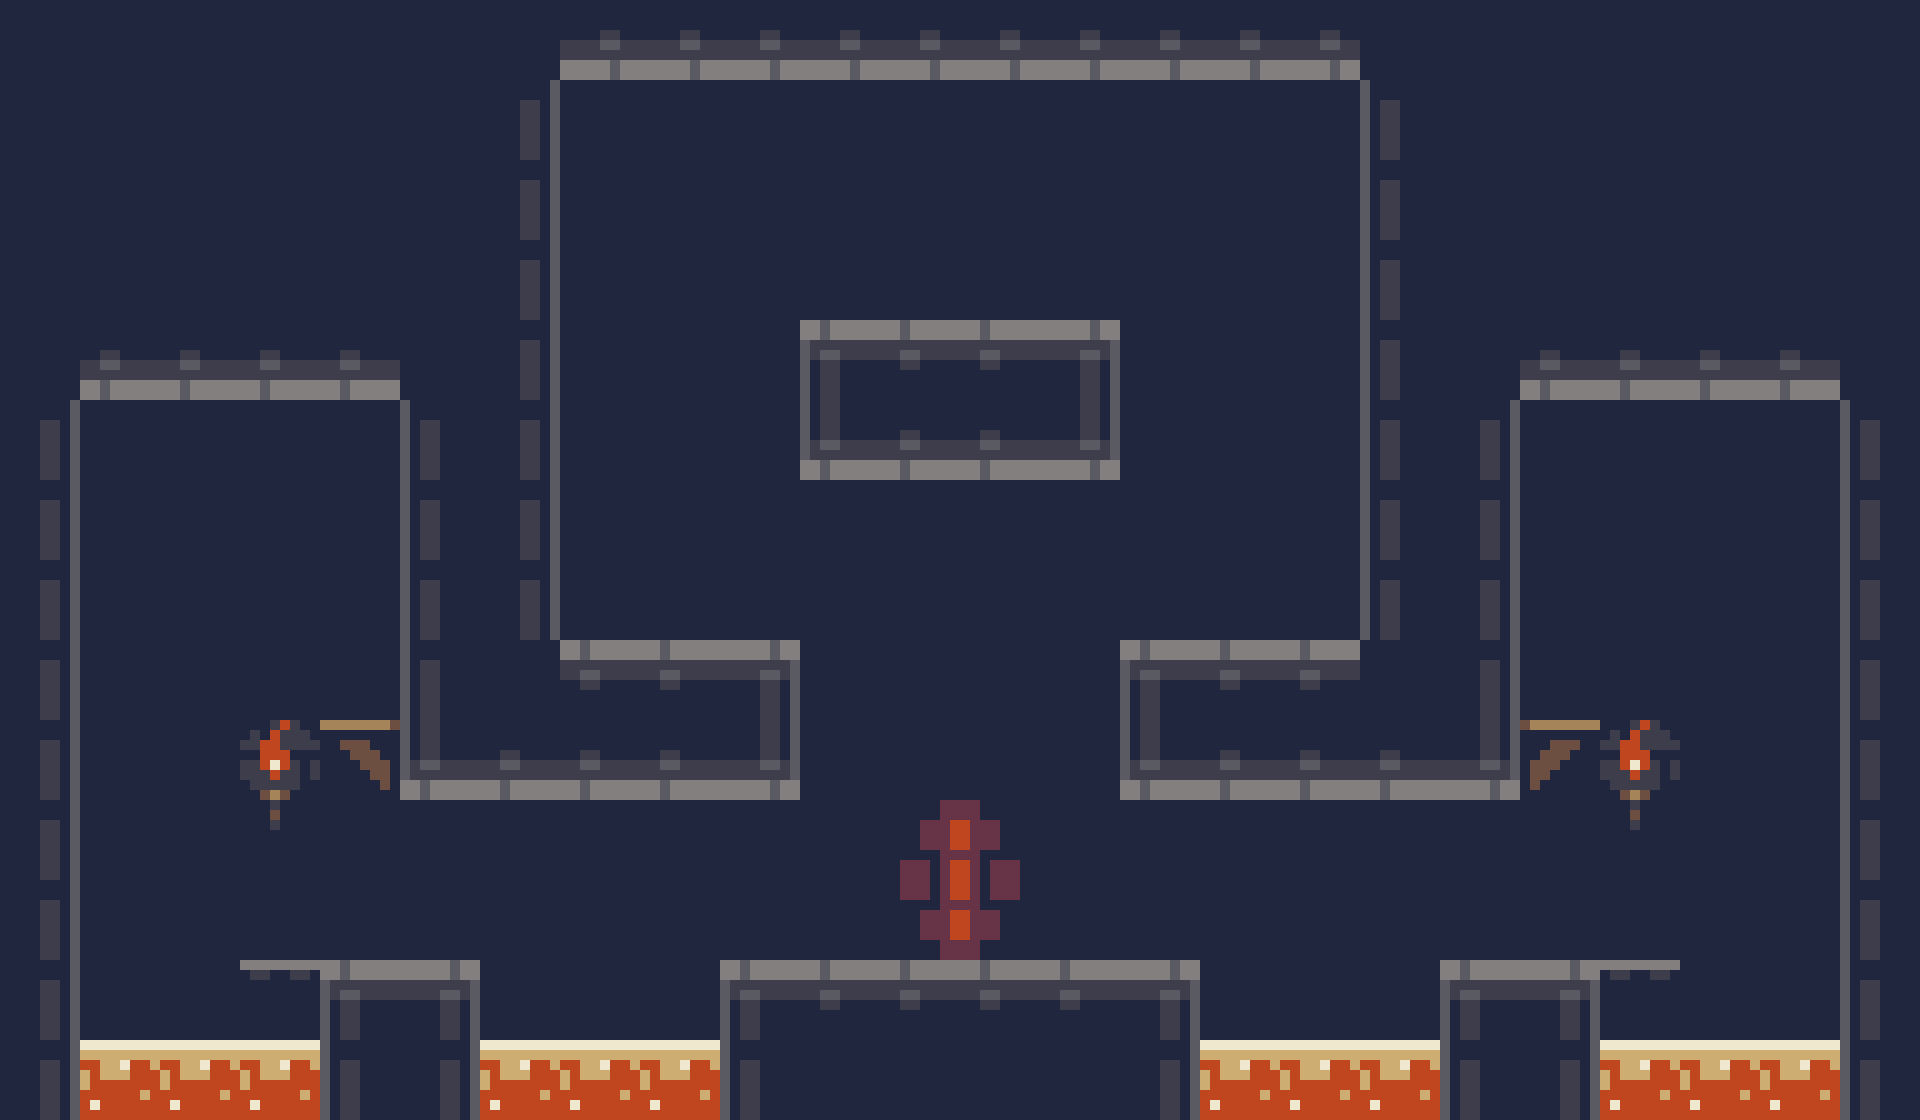

Below is a game level as drawn by its tile map, then a one-line description and the .tmx file that defines it, in full:
An orthogonal 24x14 tile map with 80x80 px tiles, 1 tile layer (Слой тайлов 1).

<map version="1.10" tiledversion="1.10.2" orientation="orthogonal" renderorder="right-down" width="24" height="14" tilewidth="80" tileheight="80" infinite="0" nextlayerid="2" nextobjectid="1">
 <tileset firstgid="1" source="tiles.tsx" />
 <layer id="1" name="Слой тайлов 1" width="24" height="14">
  <data encoding="csv">
1,1,1,1,1,1,1,3221225485,3221225485,3221225485,3221225485,3221225485,3221225485,3221225485,3221225485,3221225485,3221225485,1,1,1,1,1,1,1,
1,1,1,1,1,1,2147483668,1,1,1,1,1,1,1,1,1,1,20,1,1,1,1,1,1,
1,1,1,1,1,1,2147483668,1,1,1,1,1,1,1,1,1,1,20,1,1,1,1,1,1,
1,1,1,1,1,1,2147483668,1,1,1,1,1,1,1,1,1,1,20,1,1,1,1,1,1,
1,1073741837,1073741837,1073741837,1073741837,1,2147483668,1,1,1,12,13,13,2147483660,1,1,1,20,1,1073741837,1073741837,1073741837,1073741837,1,
2147483668,1,1,1,1,20,2147483668,1,1,1,1073741836,1073741837,1073741837,3221225484,1,1,1,20,2147483668,1,1,1,1,20,
2147483668,1,1,1,1,20,2147483668,1,1,1,1,1,1,1,1,1,1,20,2147483668,1,1,1,1,20,
2147483668,1,1,1,1,20,2147483668,1,1,1,1,1,1,1,1,1,1,20,2147483668,1,1,1,1,20,
2147483668,1,1,1,1,20,1,13,13,2147483660,1,1,1,1,12,13,13,1,2147483668,1,1,1,1,20,
2147483668,1,1,46,16,1073741836,1073741837,1073741837,1073741837,3221225484,1,1,1,1,1073741836,1073741837,1073741837,1073741837,3221225484,2147483664,46,1,1,20,
2147483668,1,1,54,1,1,1,1,1,1,1,2147483716,68,1,1,1,1,1,1,1,54,1,1,20,
2147483668,1,1,1,1,1,1,1,1,1,1,3221225540,1073741892,1,1,1,1,1,1,1,1,1,1,20,
2147483668,1,1,21,12,2147483660,1,1,1,12,13,13,13,13,2147483660,1,1,1,12,2147483660,21,1,1,20,
2147483668,85,85,85,20,2147483668,85,85,85,20,1,1,1,1,2147483668,85,85,85,20,2147483668,85,85,85,20
</data>
 </layer>
</map>
